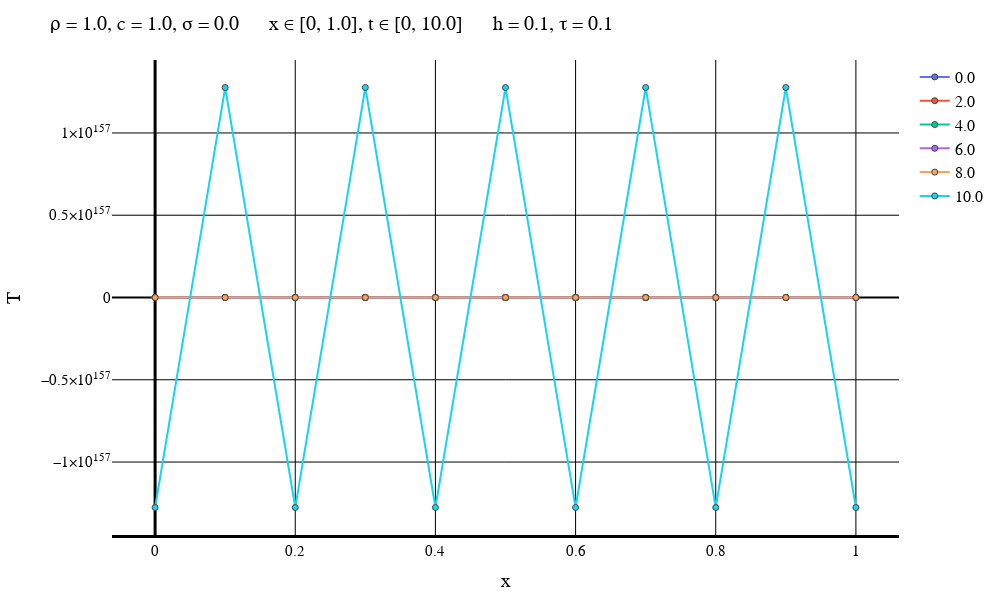

The code cell stored with this chart in its notebook:
### Markdown cell above
Явная схема

### Code cell
typeOfScheme = "Forward"

solutionFile = "D:\\Calc_Methods_2\\Lab2\\SecondConds\\$typeOfScheme\\solution$numOfEq.txt"
dataFile = "D:\\Calc_Methods_2\\Lab2\\SecondConds\\$typeOfScheme\\data$numOfEq.txt"
intervalFile = "D:\\Calc_Methods_2\\Lab2\\SecondConds\\$typeOfScheme\\interval$numOfEq.txt"

solutionMatrix = readdlm(solutionFile)
dataVec = readdlm(dataFile)
intervalVec = readdlm(intervalFile);

L = dataVec[3]
timeEnd = dataVec[4]
numOfXIntervals = Int(intervalVec[1])
numOfTIntervals = Int(intervalVec[2])
h = L / numOfXIntervals
τ = timeEnd / numOfTIntervals
if default == true
    plotStep = trunc(Int, timeEnd / (defaultStepParam * τ))
    numOfPlots = numOfTIntervals + 1    
else
    plotStep = firstSteps
    numOfPlots = firstPlots
end
println("Шаг графика: $plotStep")
println("Время последнего графика: $((numOfPlots - 1)*τ)")
makePlot(numOfPlots, plotStep, solutionMatrix, dataVec, intervalVec)

### Figure 1 — Plotly figure (JSON) as saved in the notebook; plotly's stock layout.template omitted (floating-point values rounded to 4 significant figures)
{"data": [{"line": {"width": 2}, "marker": {"line": {"width": 1}, "showline": true}, "mode": "lines+markers", "name": "0.0", "type": "scatter", "x": [0, 0.1, 0.2, 0.3, 0.4, 0.5, 0.6, 0.7, 0.8, 0.9, 1], "y": [1, 1.09, 1.16, 1.21, 1.24, 1.25, 1.24, 1.21, 1.16, 1.09, 1]}, {"line": {"width": 2}, "marker": {"line": {"width": 1}, "showline": true}, "mode": "lines+markers", "name": "2.0", "type": "scatter", "x": [0, 0.1, 0.2, 0.3, 0.4, 0.5, 0.6, 0.7, 0.8, 0.9, 1], "y": [-8.484e+29, 8.126e+29, -7.191e+29, 6.04e+29, -5.113e+29, 4.759e+29, -5.113e+29, 6.04e+29, -7.191e+29, 8.126e+29, -8.484e+29]}, {"line": {"width": 2}, "marker": {"line": {"width": 1}, "showline": true}, "mode": "lines+markers", "name": "4.0", "type": "scatter", "x": [0, 0.1, 0.2, 0.3, 0.4, 0.5, 0.6, 0.7, 0.8, 0.9, 1], "y": [-4.543e+61, 4.513e+61, -4.434e+61, 4.337e+61, -4.259e+61, 4.229e+61, -4.259e+61, 4.337e+61, -4.434e+61, 4.513e+61, -4.543e+61]}, {"line": {"width": 2}, "marker": {"line": {"width": 1}, "showline": true}, "mode": "lines+markers", "name": "6.0", "type": "scatter", "x": [0, 0.1, 0.2, 0.3, 0.4, 0.5, 0.6, 0.7, 0.8, 0.9, 1], "y": [-2.92e+93, 2.917e+93, -2.91e+93, 2.902e+93, -2.896e+93, 2.893e+93, -2.896e+93, 2.902e+93, -2.91e+93, 2.917e+93, -2.92e+93]}, {"line": {"width": 2}, "marker": {"line": {"width": 1}, "showline": true}, "mode": "lines+markers", "name": "8.0", "type": "scatter", "x": [0, 0.1, 0.2, 0.3, 0.4, 0.5, 0.6, 0.7, 0.8, 0.9, 1], "y": [-1.927e+125, 1.927e+125, -1.926e+125, 1.926e+125, -1.925e+125, 1.925e+125, -1.925e+125, 1.926e+125, -1.926e+125, 1.927e+125, -1.927e+125]}, {"line": {"width": 2}, "marker": {"line": {"width": 1}, "showline": true}, "mode": "lines+markers", "name": "10.0", "type": "scatter", "x": [0, 0.1, 0.2, 0.3, 0.4, 0.5, 0.6, 0.7, 0.8, 0.9, 1], "y": [-1.276e+157, 1.276e+157, -1.276e+157, 1.276e+157, -1.276e+157, 1.276e+157, -1.276e+157, 1.276e+157, -1.276e+157, 1.276e+157, -1.276e+157]}], "layout": {"coloraxis": {"outlinecolor": "black"}, "font": {"color": "black", "family": "Time New Roman"}, "height": 600, "legend": {"font": {"size": 16}}, "margin": {"b": 50, "l": 50, "r": 50, "t": 60}, "paper_bgcolor": "white", "plot_bgcolor": "white", "title": {"autosize": false, "font": {"color": "black", "family": "Times New Roman", "size": 20}, "paper_bgcolor": "red", "text": "ρ = 1.0, c = 1.0, σ = 0.0      x ∈ [0, 1.0], t ∈ [0, 10.0]      h = 0.1, τ = 0.1"}, "width": 1000, "xaxis": {"color": "black", "gridcolor": "black", "gridwidth": 1, "linecolor": "black", "linewidth": 3, "tickfont": {"size": 15}, "title": {"font": {"color": "black", "family": "Times New Roman", "size": 20}, "text": "x"}, "zerolinecolor": "black", "zerolinewidth": 3}, "yaxis": {"exponentformat": "power", "gridcolor": "black", "gridwidth": 1, "tickfont": {"size": 15}, "title": {"font": {"color": "black", "family": "Times New Roman", "size": 20}, "text": "T"}, "zerolinecolor": "black"}}}
